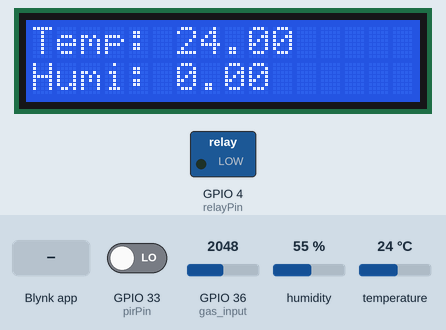
Simulated run of this sketch. Board: ESP32. Parts: 16×2 character LCD, switched loads named in the sketch (green lamp = pin HIGH). Inputs (shaded band) come from the test bench; at power-on: temperature 24 °C, GPIO 33 (pirPin) LOW, GPIO 36 (gas_input) = 2048, humidity 55 %. WiFi joins after 1.5 s; servers stay silent unless stated; what the sketch prints to the serial monitor is not drawn.

Above: at 3.0 s.
3.1 s: Blynk app writes 1 to V0
At 4.6 s:
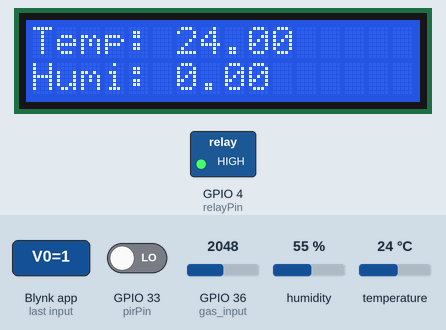
5.4 s: temperature set to 12 °C
At 7.1 s:
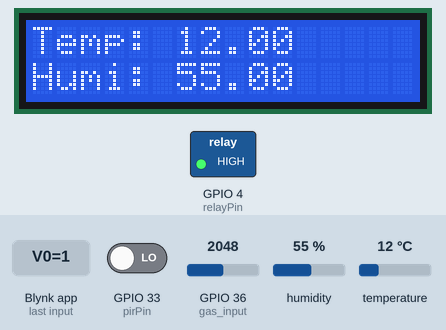
7.4 s: temperature set to 19 °C
At 8.6 s:
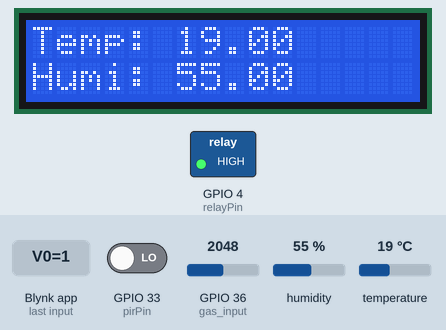
9.4 s: temperature set to 28 °C
At 11.1 s:
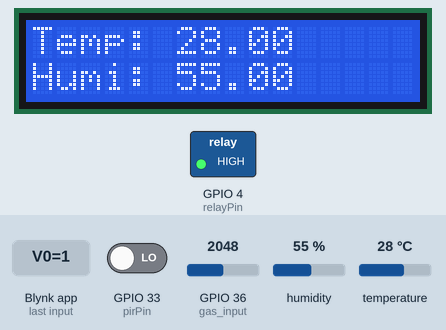
Timing chart, 0 to 12.4 s (numbered marks = the images above; inputs shaded):
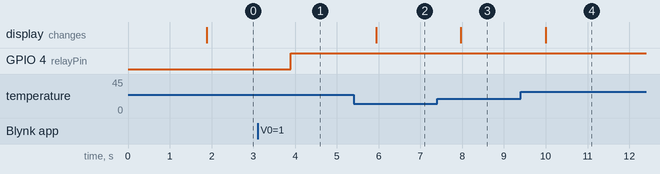

The sketch:

blynk_automation.ino
```cpp
#define BLYNK_TEMPLATE_ID "TMPL3-HUbrmfD"
#define BLYNK_TEMPLATE_NAME "Quickstart Template"
#define BLYNK_AUTH_TOKEN "kt_ZDEo90p9qrvVUet9mbog3C7WrY2AO"

#include <WiFi.h>
#include <BlynkSimpleEsp32.h>
#include <DHTesp.h>
#include <LiquidCrystal.h>


// #define BLYNK_PRINT Serial
#define pirPin 33
#define relayPin 4
#define DHT_PIN 2
#define gas_input 36

// Initialize the LCD with the pins
LiquidCrystal lcd(13, 12, 14, 27, 26, 25);

char ssid[] = "AKR78910L";
char pass[] = "abcd123444444";

BlynkTimer timer;
DHTesp dht;

String presenceValue = "";
int distanceValue = 0;
float temperatureValue=0;
float humidityValue=0;
int masterSwitch = 1;

void handleMasterSwitch(int val){
  masterSwitch = val;
  if(val == 1){
    digitalWrite(relayPin,HIGH);
  } else if (val == 2){
    digitalWrite(relayPin,LOW);
  }
}

BLYNK_WRITE(V0)
{
 int value = param.asInt();
 handleMasterSwitch(value);
}


BLYNK_CONNECTED()
{
 Serial.println("Connect ho gya");
 Blynk.setProperty(V3, "offImageUrl", "https://static-image.nyc3.cdn.digitaloceanspaces.com/general/fte/congratulations.png");
 Blynk.setProperty(V3, "onImageUrl", "https://static-image.nyc3.cdn.digitaloceanspaces.com/general/fte/congratulations_pressed.png");
 Blynk.setProperty(V3, "url", "https://docs.blynk.io/en/getting-started/what-do-i-need-to-blynk/how-quickstart-device-was-made");
}

void myTimerEvent()
{
 readFromPIR();
}

void setup()
{
 Serial.begin(9600);
 pinMode(pirPin,INPUT);
 pinMode(relayPin,OUTPUT);
 pinMode(gas_input, INPUT);
 Blynk.begin(BLYNK_AUTH_TOKEN, ssid, pass);
 dht.setup(DHT_PIN, DHTesp::DHT11);
//  pinMode(TRIGGER_PIN, OUTPUT);
//  pinMode(ECHO_PIN, INPUT);

 // Set up the LCD's number of columns and rows
 lcd.begin(16, 2);
 // Print a welcome message
 lcd.print("Welcome!");

 WiFi.begin(ssid, pass);
  while (WiFi.status() != WL_CONNECTED) {
    delay(1000);
    Serial.println("Connecting to WiFi...");
  }
  Serial.println("Connected to WiFi!");
//  timer.setInterval(1000, readFromPIR);M
}

void readFromMQ2(){
  int gas =0;
	//read the input from mq2 gas sensor
	gas = analogRead(gas_input);
	//print the input om serial monitor
	Serial.println(gas);
  Blynk.virtualWrite(V1, gas);
  if(gas > 500)
  {
    Blynk.logEvent("smoke_sensor_alert","Fire detected");
  }
}

void readFromPIR(){
 int val = digitalRead(pirPin);
 if(val == HIGH){
    if(masterSwitch == 3)
      digitalWrite(relayPin,LOW);
    Blynk.virtualWrite(V11,"Present");
 } else {
    if(masterSwitch == 3)
      digitalWrite(relayPin,HIGH);
    Blynk.virtualWrite(V11,"Absent");
 }
 Serial.print("presence: ");
 Serial.println(val);

 float temperature = dht.getTemperature();
 float humidity = dht.getHumidity();

 if (!isnan(temperature) && !isnan(humidity)) {
    if(temperature != temperatureValue){
       temperatureValue = temperature;
       Blynk.virtualWrite(V5, temperatureValue);
       lcd.clear();
       lcd.setCursor(0, 0);
       lcd.print("Temp: ");
       lcd.print(temperatureValue);
       lcd.setCursor(0, 1);
       lcd.print("Humi: ");
       lcd.print(humidityValue);
    }
    if(humidity != humidityValue){
       humidityValue = humidity;
       Blynk.virtualWrite(V6, humidityValue);
    }
    Serial.print("Temperature: ");
    Serial.print(temperature);
    Serial.print(" Humidity: ");
    Serial.println(humidity);
 } else {
    Serial.println("Failed to read from DHT sensor");
 }
}

void loop()
{
 Blynk.run();
 readFromPIR();
 readFromMQ2();
 delay(1000);
}
```

Measured:
- after the input at 3.1 s, GPIO 4 (relayPin): LOW → HIGH after 0.80 s
- after the input at 5.4 s, the display: changes after 0.54 s (image 2)
- after the input at 7.4 s, the display: changes after 0.57 s (image 3)
- after the input at 9.4 s, the display: changes after 0.59 s (image 4)
